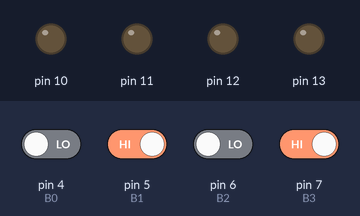
A sketch run on a simulated Arduino Uno, built with avr-gcc and run on an emulated ATmega328P. Parts: output pins drawn as LEDs (lit = HIGH). The test bench sets the inputs (shaded band); at power-on: pin 5 (B1), pin 7 (B3) HIGH, pin 4 (B0), pin 6 (B2) LOW.

Above: at 1.2 s.
1.3 s: pin 4 (B0) driven HIGH and pin 6 (B2) driven HIGH
At 2.3 s:
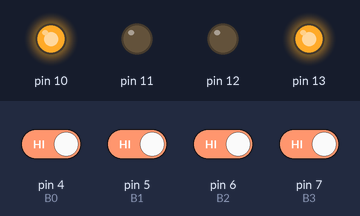
2.8 s: pin 5 (B1) driven LOW and pin 7 (B3) driven LOW
At 3.4 s:
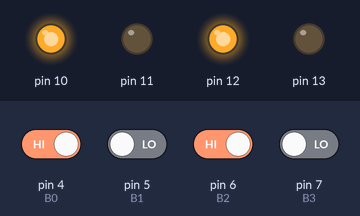
Timing chart, 0 to 5.8 s (numbered marks = the images above; inputs shaded):
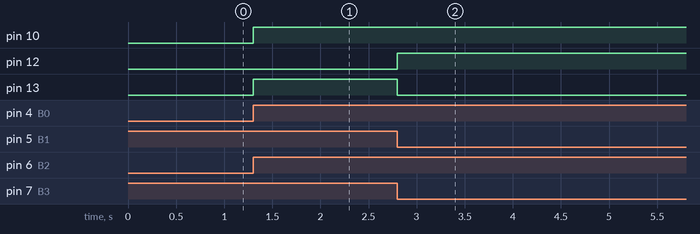

The sketch:

slaveswarmrobot.ino
```cpp
#define B0 4
#define B1 5
#define B2 6
#define B3 7

void setup() {
  // put your setup code here, to run once:
pinMode(10,OUTPUT);
pinMode(11,OUTPUT);
pinMode(12,OUTPUT);
pinMode(13,OUTPUT);
pinMode(B0,INPUT);
pinMode(B1,INPUT);
pinMode(B2,INPUT);
pinMode(B3,INPUT);

Serial.begin(9600);
}
void moveRobot (String motion){
  if (motion=="Forward"){
    digitalWrite(10,HIGH);
    digitalWrite(11,LOW);
    digitalWrite(12,HIGH);
    digitalWrite(13,LOW);
  }
  if(motion=="Backward"){
    digitalWrite(10,LOW);
    digitalWrite(11,HIGH);
    digitalWrite(12,LOW);
    digitalWrite(13,HIGH);
  }
  if(motion=="Left"){
    digitalWrite(10,HIGH);
    digitalWrite(11,LOW);
    digitalWrite(12,LOW);
    digitalWrite(13,HIGH);
    }
  if(motion=="Right"){
    digitalWrite(10,LOW);
    digitalWrite(11,HIGH);
    digitalWrite(12,HIGH);
    digitalWrite(13,LOW);

  }
  if(motion=="Stop"){
    digitalWrite(10,LOW);
    digitalWrite(11,LOW);
    digitalWrite(12,LOW);
    digitalWrite(13,LOW);
  }
}
void loop() {
  //int ls=analogRead(A0);
 //int rs=analogRead(A1);
// Serial.println("ls"+String(ls));
// Serial.println("rs"+String(rs));
 int d0=digitalRead(B0);
 int d1=digitalRead(B1);
 int d2=digitalRead(B2);
 int d3=digitalRead(B3);

 if(d0==1 && d1==0 && d2==1 &&d3==0 ){
  moveRobot("Forward");
  }
 if(d0==0 && d1==0 && d2==0 &&d3==0 ){
  moveRobot("Stop");
  }
 if(d0==0 && d1==1 && d2==1 &&d3==0 ){
  moveRobot("Right");
 }
 if(d0==1 && d1==1 && d2==1 &&d3==1 ){
  moveRobot("Left");


 }
}
```

Measured:
- after the input at 1.3 s, pin 10, pin 13: LOW → HIGH at once
- after the input at 2.8 s, pin 12: LOW → HIGH at once; pin 13: HIGH → LOW at once
